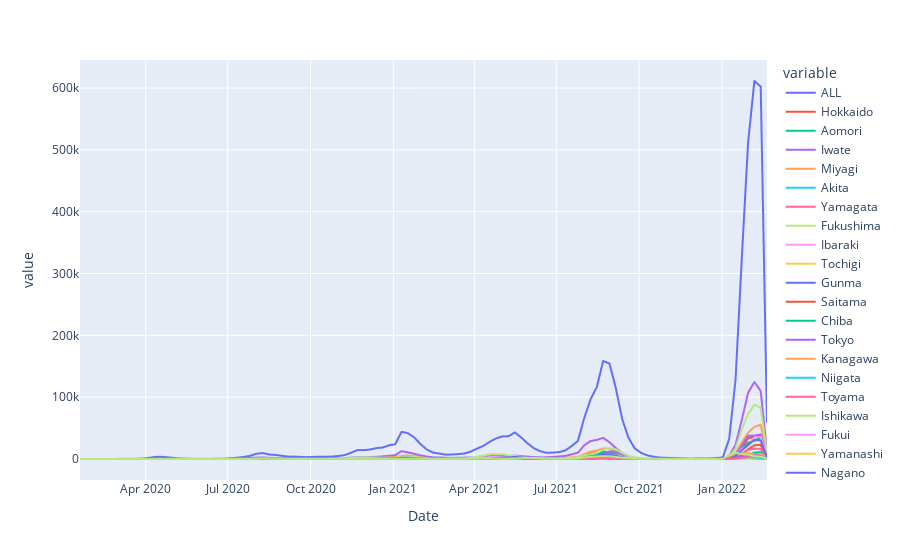

Source (notebook cell):
### Markdown cell above
### weekly

### Code cell
px.line(df_gr,)
